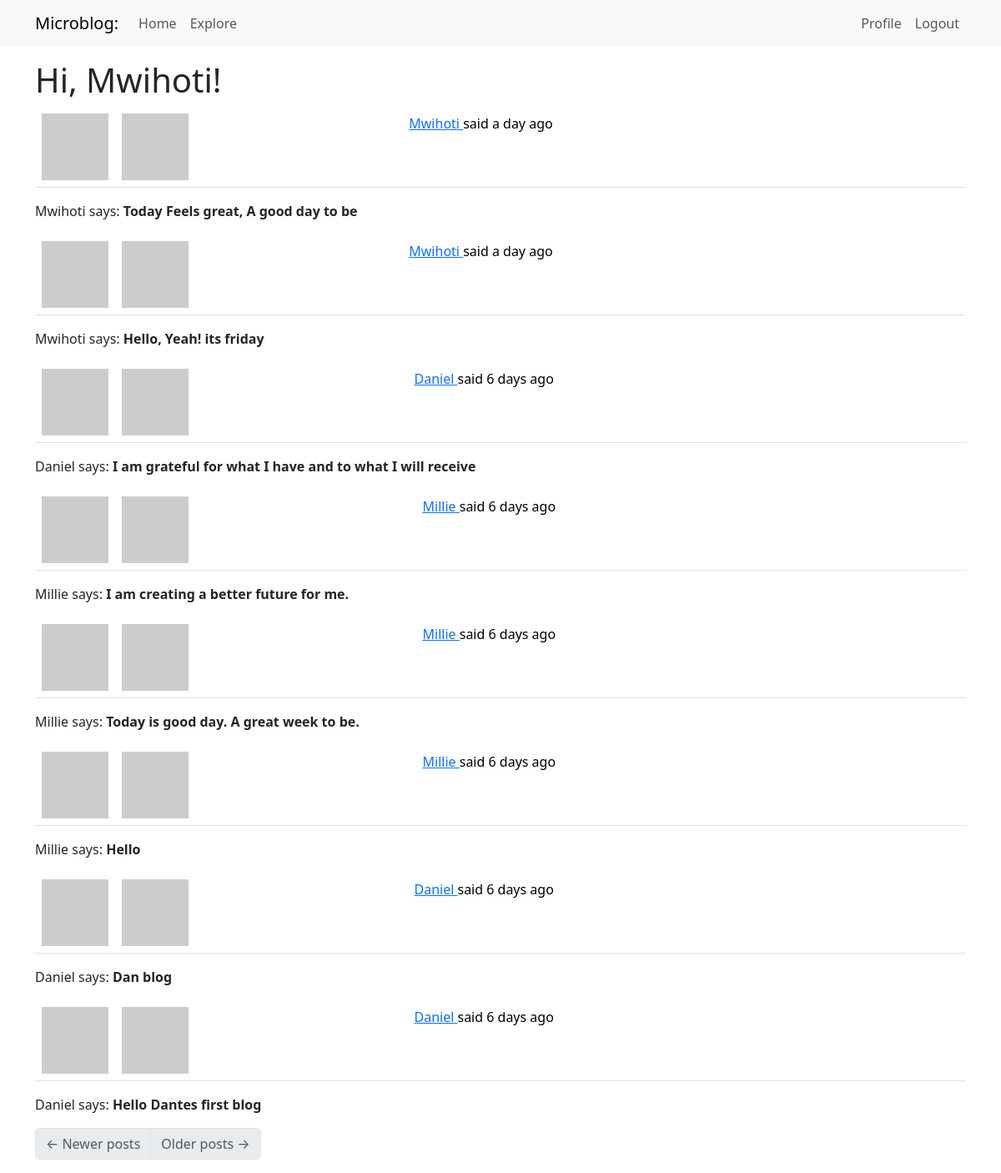
Screenshot of /explore (signed in) with the database file from the repository.
### app/models.py (models this page shows, shortened)
class User(UserMixin, db.Model):
    id: so.Mapped[int] = so.mapped_column(primary_key=True)
    username: so.Mapped[str] = so.mapped_column(sa.String(64), index=True,
                                                unique=True)
    email: so.Mapped[str] = so.mapped_column(sa.String(120), index=True,
                                             unique=True)
    password_hash: so.Mapped[Optional[str]] = so.mapped_column(sa.String(256))
    about_me: so.Mapped[Optional[str]] = so.mapped_column(sa.String(140))
    last_seen: so.Mapped[Optional[datetime]] = so.mapped_column(
        default=lambda: datetime.now(timezone.utc))
    posts: so.WriteOnlyMapped['Post'] = so.relationship(back_populates='author')
    following: so.WriteOnlyMapped['User'] = so.relationship(
        secondary=followers, primaryjoin=(followers.c.follower_id == id),
        secondaryjoin=(followers.c.followed_id==id),
        back_populates='followers'
    )
    followers: so.WriteOnlyMapped['User'] = so.relationship(
        secondary=followers, primaryjoin=(followers.c.followed_id == id),
        secondaryjoin=(followers.c.follower_id == id),
        back_populates='following'
    )
    def avatar(self, size):
        digest = hashlib.md5(self.email.lower().encode('utf-8')).hexdigest()
        return f'https://www.gravatar.com/avatar/{digest}?d=identicon&s={size}'
    @login.user_loader
    def load_user(id):
        return db.session.get(User, int(id))

class Post(db.Model):
    id: so.Mapped[int] = so.mapped_column(primary_key=True)
    body: so.Mapped[str] = so.mapped_column(sa.String(140))
    timestamp: so.Mapped[datetime] = so.mapped_column(
        index=True, default=lambda: datetime.now(timezone.utc))
    user_id: so.Mapped[int] = so.mapped_column(sa.ForeignKey('user.id'),
                                               index=True
    )
    author: so.Mapped[User] = so.relationship('User', back_populates='posts')

### app/routes.py (the view)
@app.route('/explore')
@login_required
def explore():
    page = request.args.get('page', 1, type=int)
    query = sa.select(Post).order_by(Post.timestamp.desc())
    posts = db.paginate(query, page=page, per_page=app.config
                        ['POSTS_PER_PAGE'], error_out=False)
    next_url = url_for('explore', page=posts.next_num) \
        if posts.has_next else None
    prev_url = url_for('explore', page=posts.prev_num) \
        if posts.has_prev else None
    return render_template('index.html', title='Explore', posts=posts.items, next_url=next_url, prev_url=prev_url)

### app/__init__.py (called while the page is built)
def get_locale():
    return request.accept_languages.best_match(app.config['LANGUAGES'])

### app/routes.py (called while the page is built)
@app.before_request
def before_request():
    if current_user.is_authenticated:
        current_user.last_seen = datetime.now(timezone.utc)
        db.session.commit()

### app/templates/index.html (shortened to what this page needs)
{% extends "base.html" %}
{% import "bootstrap_wtf.html" as wtf %}
{% block content %}
    <h1>Hi, {{ current_user.username }}!</h1>
    {% for post in posts %}
        {% include '_post.html' %}
        <div style="display: flex;"><p>{{ post.author.username }} says: <b>{{ post.body }}</b></p></div>
    {% endfor %}
    <nav aria-label="Post navigation">
        <ul class="pagination">
            <li class="page-item{% if not prev_url %} disabled{% endif %}">
                <a class="page-link" href="{{ prev_url }}">
                    <span aria-hidden="true">&larr;</span> Newer posts
                </a>
            </li>
            <li class="page-item{% if not next_url %} disabled{% endif %}">
                <a class="page-link" href="{{ next_url }}">
                    Older posts <span aria-hidden="true">&rarr;</span>
                </a>
            </li>
        </ul>
    </nav>
{% endblock %}

### app/templates/_post.html (shortened to what this page needs)
<table class="table table-hover">
    <tr >
        <td width="70px">
            <img src="{{post.author.avatar(36) }}"></td>
        <td>
            <a href="{{ url_for('user', username=post.author.username)}}">
                <img src="{{post.author.avatar(70)}}" />
            </a>
            <td>
            {{ _('%(username)s said %(when)s',
                username=user_link, when=moment(post.timestamp).fromNow()) }}
            </td>
    </tr>
</table>

### rows the page displays
User: username "Mwihoti"
Post: author.username "Mwihoti", body "Today Feels great, A good day to be"
Post: author.username "Mwihoti", body "Hello, Yeah! its friday"
Post: author.username "Daniel", body "I am grateful for what I have and to what I will receive"
Post: author.username "Millie", body "I am creating a better future for me."
Post: author.username "Millie", body "Today is good day. A great week to be."
Post: author.username "Millie", body "Hello"
Post: author.username "Daniel", body "Dan blog"
Post: author.username "Daniel", body "Hello Dantes first blog"
